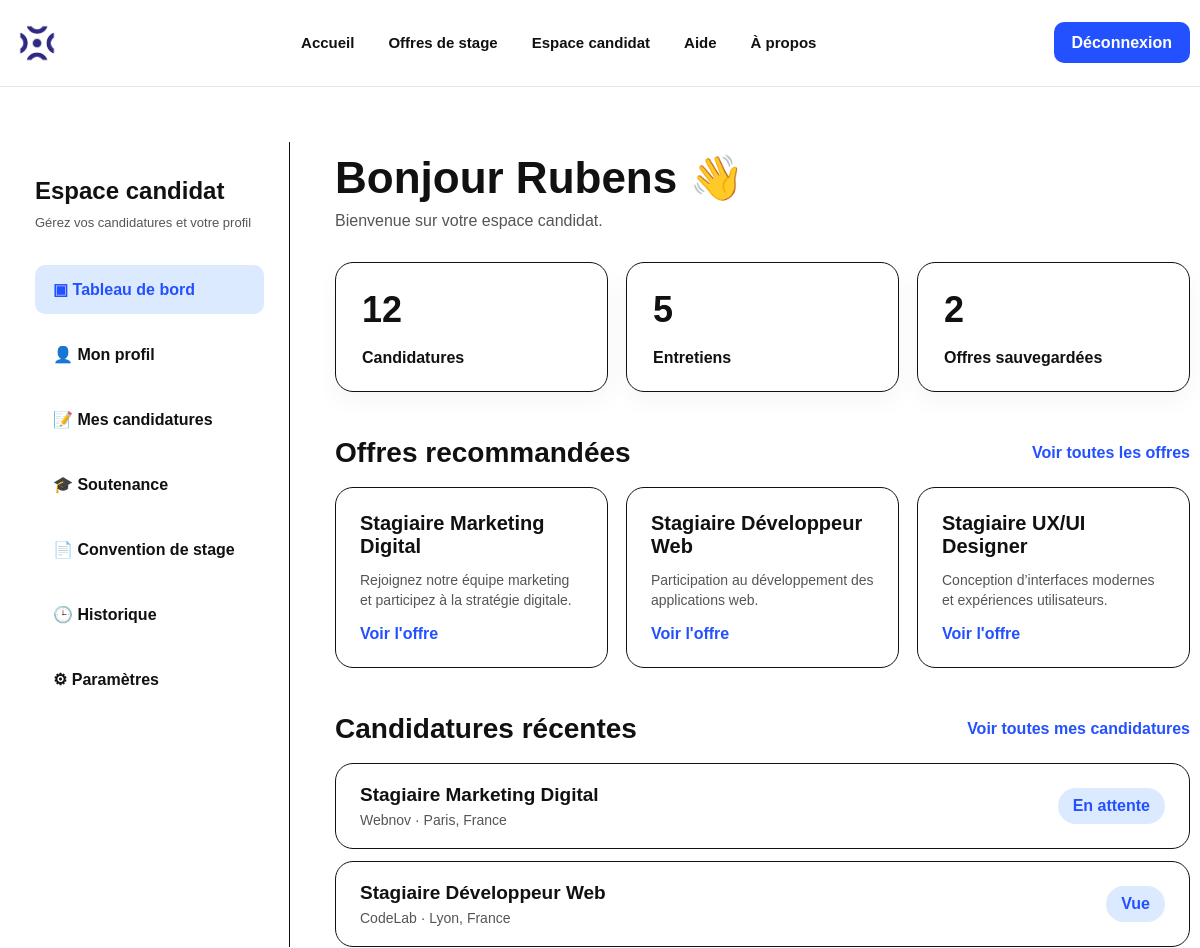
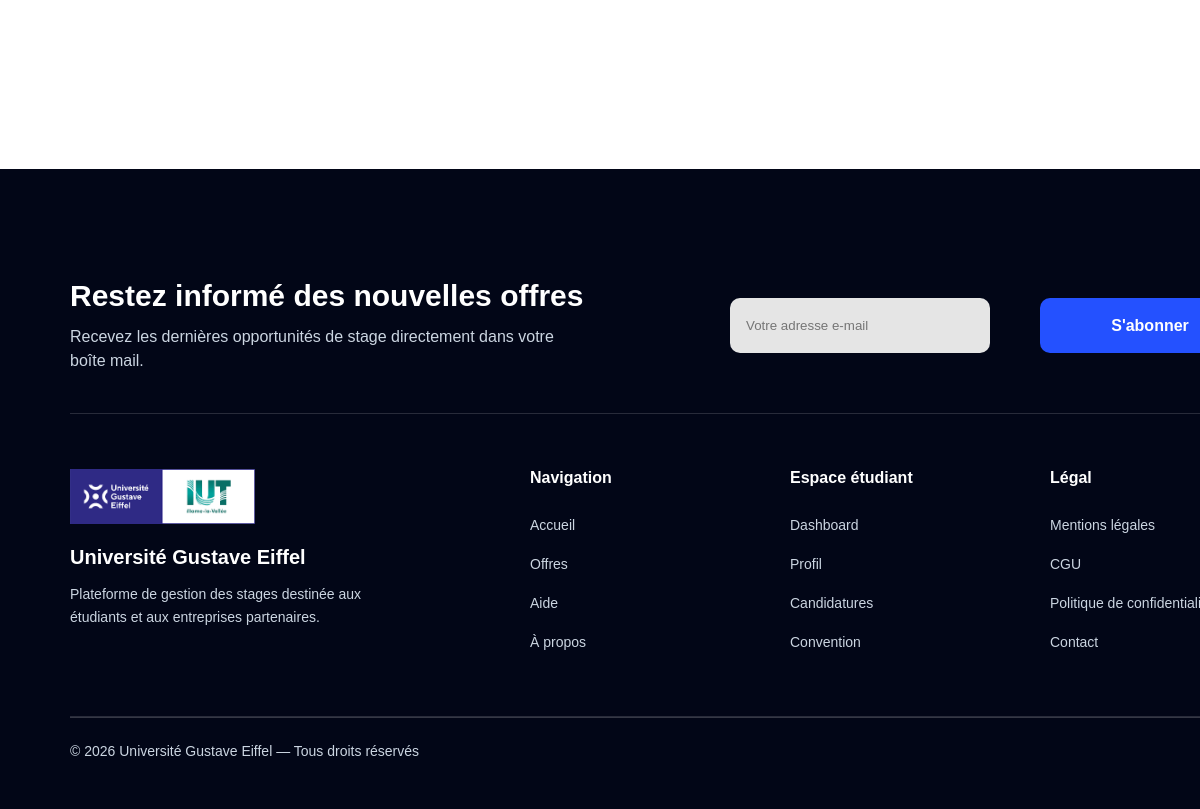
Page /candidat/dashboard.php on the committed database (2 pictures, top to bottom).
### tables this page shows
CREATE TABLE `offre_stage` (
  `id_offre` int(11) NOT NULL,
  `titre` varchar(200) DEFAULT NULL,
  `description` text DEFAULT NULL,
  `date_publication` date DEFAULT NULL,
  `id_entreprise` int(11) DEFAULT NULL
);

### candidat/dashboard.php (the view, shortened to what this page needs)
<?php
include(__DIR__ . '/../includes/db.php');
$etudiant_prenom = $_SESSION["etudiant_prenom"];
$sql = "
SELECT *
FROM offre_stage
ORDER BY date_publication DESC
LIMIT 3
";
$result = mysqli_query($conn, $sql);
include(__DIR__ . '/../includes/header.php');
?>
<link rel="stylesheet" href="/site_stage/assets/css/dashboard-etudiant.css?v=1">
<main class="ed-page">
    <aside class="ed-sidebar">
        <h2>Espace candidat</h2>
        <p>Gérez vos candidatures et votre profil</p>
        <a class="active" href="dashboard.php">▣ Tableau de bord</a>
        <a href="profil.php">👤 Mon profil</a>
<a href="mes-candidatures.php">📝 Mes candidatures</a>
        <a href="soutenance.php">🎓 Soutenance</a>
        <a href="convention.php">📄 Convention de stage</a>
        <a href="historique.php">🕒 Historique</a>
<a href="parametres.php">⚙ Paramètres</a>    </aside>
    <section class="ed-content">
        <h1>Bonjour <?php echo htmlspecialchars($etudiant_prenom); ?> 👋</h1>
        <p class="ed-subtitle">Bienvenue sur votre espace candidat.</p>
        <div class="ed-stats">
            <div class="ed-stat">
                <h2>12</h2>
                <p>Candidatures</p>
            </div>
            <div class="ed-stat">
                <h2>5</h2>
                <p>Entretiens</p>
            </div>
            <div class="ed-stat">
                <h2>2</h2>
                <p>Offres sauvegardées</p>
            </div>
        </div>
        <div class="ed-section">
            <div class="ed-section-header">
                <h2>Offres recommandées</h2>
                <a href="../offres.php">Voir toutes les offres</a>
            </div>
            <div class="ed-offres">
                <?php while($row = mysqli_fetch_assoc($result)){ ?>
                    <div class="ed-offre-card">
                        <h3><?php echo htmlspecialchars($row["titre"]); ?></h3>
                        <p><?php echo htmlspecialchars($row["description"]); ?></p>
                        <a href="../offre-detail.php?id=<?php echo $row["id_offre"]; ?>">
                            Voir l'offre
                        </a>
                    </div>
                <?php } ?>
            </div>
        </div>
        <div class="ed-section">
            <div class="ed-section-header">
                <h2>Candidatures récentes</h2>
                <a href="mes-candidatures.php">Voir toutes mes candidatures</a>
            </div>
            <div class="ed-candidatures">
                <div class="ed-candidature-row">
                    <div>
                        <h3>Stagiaire Marketing Digital</h3>
                        <p>Webnov · Paris, France</p>
                    </div>
                    <span class="ed-status">En attente</span>
                </div>
                <div class="ed-candidature-row">
                    <div>
                        <h3>Stagiaire Développeur Web</h3>
                        <p>CodeLab · Lyon, France</p>
                    </div>
                    <span class="ed-status">Vue</span>
                </div>
            </div>
        </div>
    </section>
</main>
<?php include(__DIR__ . "/../includes/footer.php"); ?>

### assets/css/style.css (style rules this page uses)
html, body { margin:0; padding:0; overflow-x:hidden; }
section { background:#fff; }
body { background:#fff; }

### assets/css/header-footer.css (style rules this page uses)
* { margin:0; padding:0; box-sizing:border-box; }
body { font-family:Arial, sans-serif; background:white; color:#111; }
a { text-decoration:none; }

### assets/css/dashboard-etudiant.css (style rules this page uses)
.ed-page { width:1180px; margin:0 auto; display:grid; grid-template-columns:280px 1fr; gap:45px; padding:55px 0 90px; }
.ed-sidebar { border-right:1px solid #111; padding:35px 25px; min-height:650px; }
.ed-sidebar h2 { font-size:24px; margin:0 0 10px; }
.ed-sidebar p { font-size:13px; margin:0 0 35px; color:#555; }
.ed-sidebar a { display:block; color:#111; font-weight:700; padding:15px 18px; border-radius:10px; margin-bottom:16px; }
.ed-sidebar a.active { background:#dceaff; color:#2451ff; }
.ed-content { padding-top:10px; }
.ed-content h1 { font-size:44px; margin:0 0 8px; }
.ed-subtitle { color:#555; margin-bottom:32px; }
.ed-stats { display:grid; grid-template-columns:repeat(3, 1fr); gap:18px; margin-bottom:45px; }
.ed-stat { background:white; border:1px solid #111; border-radius:18px; padding:26px; height:130px; box-shadow:0 10px 25px rgba(0,0,0,0.04); }
.ed-stat h2 { font-size:36px; margin:0 0 18px; }
.ed-stat p { margin:0; font-weight:700; }
.ed-section { margin-top:45px; }
.ed-section-header { display:flex; justify-content:space-between; align-items:center; margin-bottom:18px; }
.ed-section-header h2 { font-size:28px; margin:0; }
.ed-section-header a { color:#2451ff; font-weight:700; }
.ed-offres { display:grid; grid-template-columns:repeat(3, 1fr); gap:18px; }
.ed-offre-card { background:white; border:1px solid #111; border-radius:18px; padding:24px; min-height:170px; transition:.2s; }
.ed-offre-card h3 { font-size:20px; margin:0 0 12px; }
.ed-offre-card p { color:#555; font-size:14px; line-height:1.45; }
.ed-offre-card a { display:inline-block; margin-top:14px; color:#2451ff; font-weight:700; }
.ed-candidatures { display:flex; flex-direction:column; gap:12px; }
.ed-candidature-row { display:grid; grid-template-columns:1fr 130px; align-items:center; background:white; border:1px solid #111; border-radius:18px; padding:20px 24px; transition:.2s; }
.ed-candidature-row h3 { font-size:19px; margin:0 0 6px; }
.ed-candidature-row p { margin:0; color:#555; font-size:14px; }
.ed-status { justify-self:end; background:#dceaff; color:#2451ff; padding:9px 15px; border-radius:20px; font-weight:700; }

### rows in the picture
offre_stage: titre "Stagiaire Marketing Digital", description "Rejoignez notre équipe marketing et participez à la stratégie digitale."
offre_stage: titre "Stagiaire Développeur Web", description "Participation au développement des applications web."
offre_stage: titre "Stagiaire UX/UI Designer", description "Conception d’interfaces modernes et expériences utilisateurs."

### other values in the picture
$etudiant_prenom "Rubens"
